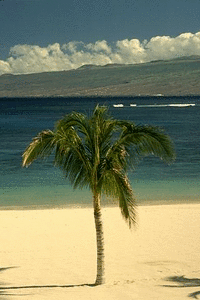
#> input picture test_images/beach.png, 200 x 300 px, found by its file name
$ jupyter execute --allow-errors 2020ImageProcessing_Problem9_3.ipynb   (shell and % lines are left out)
#> lines starting #> are read from the running program, lines starting #| are printed output that depends on the picture
[cell 1]
import platform
import cv2 #　opencvのインポート
import matplotlib
import matplotlib.pyplot as plt # matplotlib(描画用)
import numpy as np
import math, time
import random
from numba import jit, njit, prange, jitclass
from numba import f8, b1, i8, void, u1

print('python version: ' + platform.python_version())
print('opencv version: ' + cv2.__version__)
print('matplotlib version: ' + matplotlib.__version__)
print('numpy version: ' + np.__version__)

[cell 2]
# このセルはGoogle Colaboratory使用時のみ必要
from google.colab import files
f = files.upload() # ファイルアップロード
#> the answer given: beach.png

> 9.3. Implement a graph-based segmenter, after Section 9.4.2.

以下, 自作したグラフによるセグメンタの実装を示す.

なお, 以下サイトを参考にした.

- Graph Based Image Segmentationについて
http://cs.brown.edu/people/pfelzens/segment/

[cell 3]
## Utilities
# パスから画像をRGBで取得
def GetImage(file_path, cv_option=cv2.COLOR_BGR2RGB, is_show=False):
#> called with file_path = 'beach.png', cv_option = 4, is_show = True
  img = cv2.imread(file_path)
#> img is the input picture: shape (300, 200, 3); mean B, G, R 104.2, 133, 128.1
  img = cv2.cvtColor(img, cv_option)
#| (300, 200, 3)

  if is_show:
    plt.title('Acquired Image'), plt.xticks([]), plt.yticks([])
    plt.imshow(img)

  return img

# オリジナル画像を表示
# [4 lines left out: function ShowOriginal, not called in this run]

[cell 4]
# グラフ（重み付き無向グラフ）を用いたセグメンテーションを実行する
# img: 入力画像
# sigma: セグメンテーション前の平滑化用
# k: 内部差分の調整定数
# min_size: 最小クラスタ構成数
# @img_cluster: セグメンテーション結果画像
# @num_cluster: セグメンテーション結果のクラスタ数
def ExcecuteSegmentation(img, sigma, k, min_size):
  # 前処理として平滑化を行っておく
#> called with sigma = 0.5, k = 1000, min_size = 100
  blur = cv2.GaussianBlur(img, ksize=(0, 0), sigmaX=sigma)

  # グラフを構築
  edges = BuildGraph(blur)

  # セグメンテーション
  num_vertices = img.size / img.shape[2]
  ds = SegmentGraph(int(num_vertices), edges, k)

  # 後処理として要素数の少ないクラスタをマージ
  for edge in edges:
    a = ds.find(edge.id0)
    b = ds.find(edge.id1)
    if a != b and (ds.size(a) < min_size or ds.size(b) < min_size):
      ds.unite(a, b)

  # セグメント結果をもとに色分け
  img_cluster = ColorSegment(img, ds)
  return img_cluster, ds.get_cluster_num()


# エッジ
spec = [
        ("id0", i8),
        ("id1", i8),
        ("weight", f8)
]
#> (the rest of this cell did not finish here and is left out)

[cell 5]
# 素集合データ構造の要素
class Element:
  # [4 lines left out: function __init__, not called in this run]

# 素集合データ構造全体（Disjoint Set Forest）
# idを要素として持ち, 素集合のサイズも管理する
class DisjointSet:
  def __init__(self, size_elts):
    self.elts = [Element(0, i, 1) for i in range(size_elts)] # 要素の初期化
    self.num_cluster = size_elts

  # Find操作
  # [25 lines left out: functions find, unite, not called in this run]

  def size(self, x):
    return self.elts[x].size

  def get_cluster_num(self):
    return self.num_cluster

[cell 6]
# クラスタ内部差の補正項
# Felzenszwalb and Huttenlocher (2004)
def ThresholdTerm(size, k):
  return k / size

# グラフと素集合データ構造を用いてセグメンテーションを行う
# [28 lines left out: function SegmentGraph, not called in this run]

以下, 次の順序で実行した様子を示す
- 画像読み込み
- グラフによるセグメンテーションの実行
- 実行結果から色分けしたセグメントと分割クラスタ数を表示

なお, パラメータは経験則的に一番良く分割できたものを記載している.
これらのパラメータは上に示した参考サイトをもとにしている.

同じパラメータでも参考サイトやPDFの結果と異なる部分があるのは, 画像ダウンロード,
拡張子変換時のデータの変更や, 前処理のぼかしの部分の相違などが原因として考えられる.

[cell 7]
# 画像の読み込み
path = 'beach.png'
img = GetImage(path, is_show=True)
print(img.shape)

#> (a cell that did not finish here is left out)

#> (a cell that did not finish here is left out)

もう一つの例

[cell 10]
# 画像の読み込み
path = 'grain.png'
img = GetImage(path, is_show=True)
#> call 2 of GetImage, with file_path = 'grain.png', cv_option = 4, is_show = True
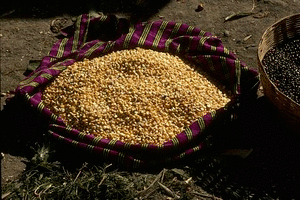
#> input picture test_images/grain.png, 300 x 200 px, found by its file name
#> in GetImage, img is the input picture: shape (200, 300, 3); mean B, G, R 29.9, 48.9, 65
print(img.shape)
#| (200, 300, 3)

#> (a cell that did not finish here is left out)

#> call 2 of ExcecuteSegmentation, with sigma = 0.5, k = 1200, min_size = 150
#> in ExcecuteSegmentation (call 2), `blur = cv2.GaussianBlur(img, ksize=(0, 0), sigmaX=sigma)`:
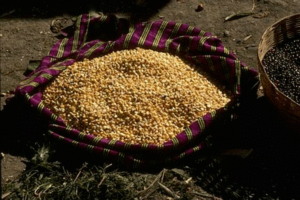
#> blur: shape (200, 300, 3); mean R, G, B 65, 48.9, 29.9
